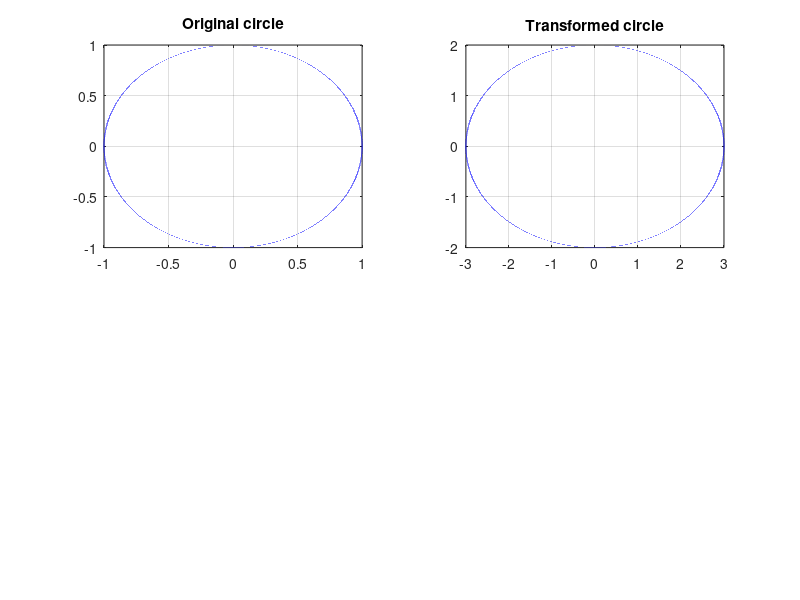
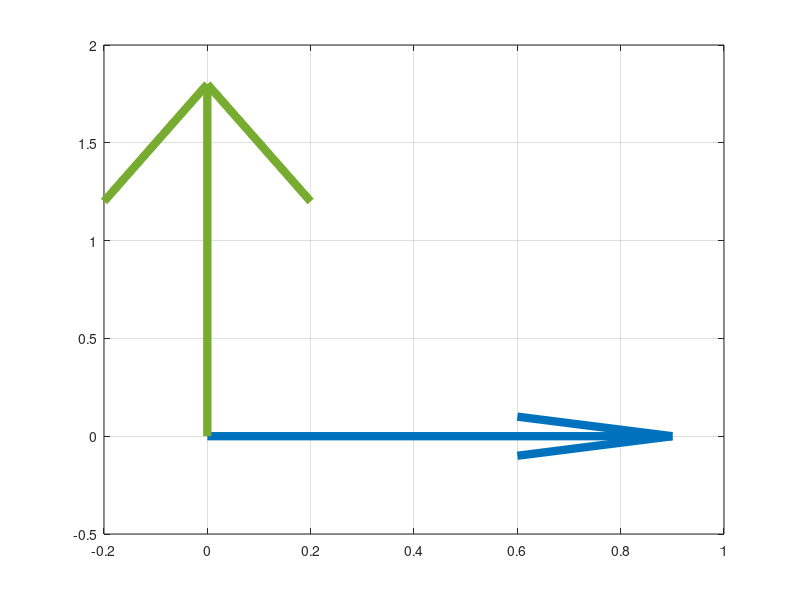
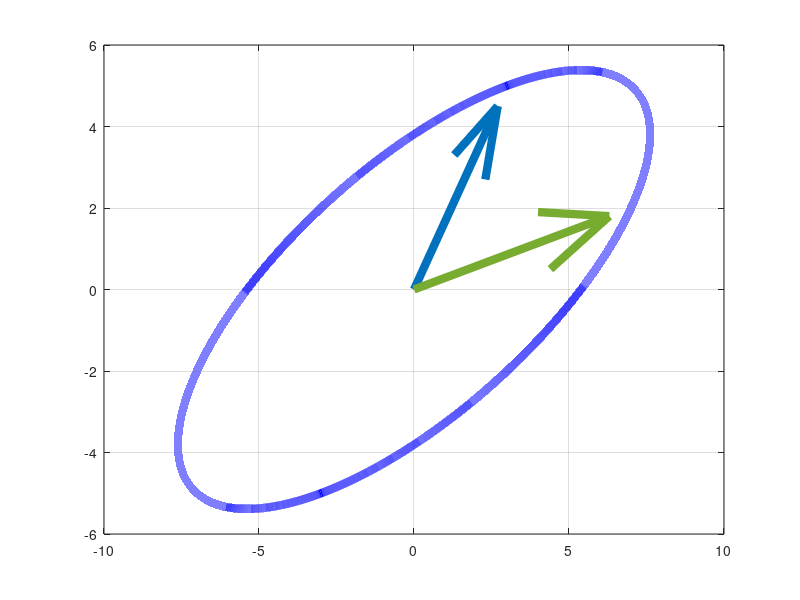
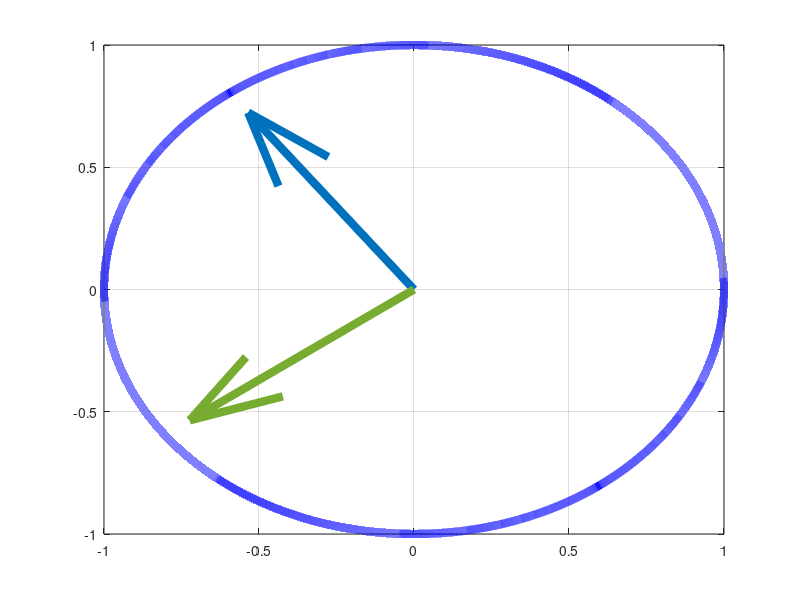

Recreate these plots in MATLAB, in order.
clear

#plot vector from origin 
function plotVectors(vecs)
    v = vecs'
    for i = 1 : length(v) #length is num of rows
        x = cat(1, [0,0], v(i,:));
        quiver(x(1),  #start x
               x(3),  #start y
               x(2),  #x direction
               x(4),'Linewidth',6); #y direction
        grid on 
        hold on
    end
end 

#transform a unit vector by applying a matrix
function matrixToPlot(matrix)
    # Unit circle
    x = linspace(-1, 1, 100000);
    y = sqrt(1-(x.^2));

    # Modified unit circle (separate negative and positive parts)
    x1 = matrix(1,1).*x + matrix(1,2).*y;
    y1 = matrix(2,1)*x + matrix(2,2).*y;
    x1_neg = matrix(1,1).*x - matrix(1,2).*y;
    y1_neg = matrix(2,1).*x - matrix(2,2).*y;

    # Vectors
    u = [matrix(1,1),matrix(1,2)];
    v = [matrix(2,1),matrix(2,2)];

    plotVectors([u; v]);

    plot(x1, y1, 'b','Linewidth',6 ,x1_neg, y1_neg, 'b','Linewidth',6);
    grid on 
end 

x = linspace(-1, 1, 100000);
y = sqrt(1-(x.^2));
figure(1)
subplot(2,2,1)
plot(x, y, 'b');
hold on 
plot(x, -y, 'b');
grid on
title('Original circle');

x1 = linspace(-3, 3, 100000);
y1 = 2*sqrt(1-((x1./3).^2));
subplot(2,2,2);
plot(x1, y1, 'b');
hold on 
plot(x1, -y1, 'b');
grid on 
title('Transformed circle');

#plot vectors
v = [1 0];
u = [0 2];
figure(2)
plotVectors([v; u])

#apply matrix transform to vector 
v1 = [3 7];
u1 = [5 2];
A = [v1; u1];
figure(3)
matrixToPlot(A);

#apply SVD decomposition
[U,S,V] = svd(A);
figure(4) 
matrixToPlot(V'); #apply rotation compoenent to unit vector

figure(5)
matrixToPlot(S*(V')); #apply scaling to unit vector 

figure(6)
matrixToPlot((U')*S*(V')); #apply scaling to unit vector 




